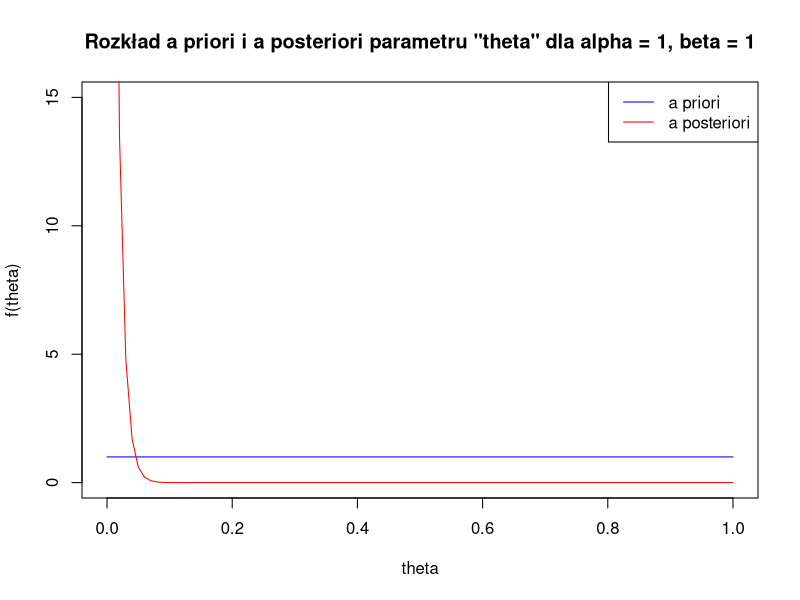
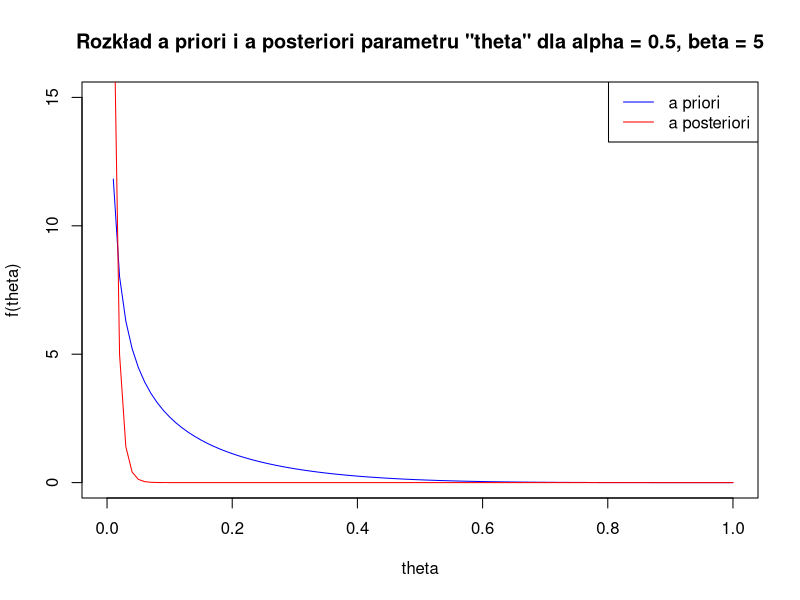

Generate these figures, in order, with R:
# setwd(...)

# Zad 2

n = 100
# ilość zepsutych urządzeń
broken = 0 
theta = broken/n
support = seq(0, 1, 0.01)

# a)
alpha_1_priori <- 1
beta_1_priori <- 1
priori_1 <- dbeta(support, alpha_1_priori, beta_1_priori)
alpha_1_posteriori <- alpha_1_priori + broken
beta_1_posteriori <- beta_1_priori + n - broken
posteriori_1 <- dbeta(support, alpha_1_posteriori, beta_1_posteriori)
plot(support, priori_1, ylim = c(0, 15), type = 'l', col = "blue", xlab = 'theta', ylab = 'f(theta)')
lines(support, posteriori_1, col = "red", xlab = 'p', ylab = 'f(theta)')
title("Rozkład a priori i a posteriori parametru \"theta\" dla alpha = 1, beta = 1")
legend(x = "topright", 1, lty = 1, legend = c("a priori", "a posteriori"), col = c("blue", "red"))
EX_1 = alpha_1_posteriori / (alpha_1_posteriori + beta_1_posteriori)
VX_1 = alpha_1_posteriori * beta_1_posteriori / (((alpha_1_posteriori + beta_1_posteriori)^2)*(alpha_1_posteriori + beta_1_posteriori + 1))
# p, dla którego pstwo a posteriori jest największe 
max_prob_1 <- support[which.max(posteriori_1)]

# b)
alpha_2_priori <- 0.5
beta_2_priori <- 5
priori_2 <- dbeta(support, alpha_2_priori, beta_2_priori)
alpha_2_posteriori <- alpha_2_priori + broken
beta_2_posteriori <- beta_2_priori + n - broken
posteriori_2 <- dbeta(support, alpha_2_posteriori, beta_2_posteriori)
plot(support, priori_2, ylim = c(0, 15), type = 'l', col = "blue", xlab = 'theta', ylab = 'f(theta)')
lines(support, posteriori_2, col = "red", xlab = 'theta', ylab = 'f(theta)')
title("Rozkład a priori i a posteriori parametru \"theta\" dla alpha = 0.5, beta = 5")
legend(x = "topright", 1, lty = 1, legend = c("a priori", "a posteriori"), col = c("blue", "red"))
EX_2 = alpha_2_posteriori / (alpha_2_posteriori + beta_2_posteriori)
VX_2 = alpha_2_posteriori * beta_2_posteriori / (((alpha_2_posteriori + beta_2_posteriori)^2)*(alpha_2_posteriori + beta_2_posteriori + 1))
max_prob_2 <- support[which.max(posteriori_2)]